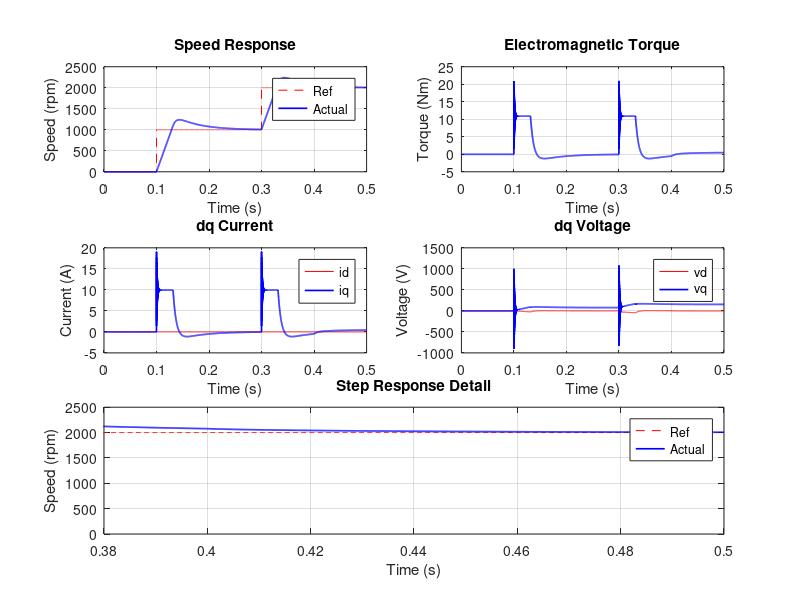

MATLAB code for this plot:
%% 永磁同步电机矢量控制仿真
% 功能：PMSM id=0 矢量控制，含转速环和电流环 PI 控制
% 兼容版本：MATLAB R2016b

clc; close all;

%% 电机参数
pmsm.Rs = 0.958;             % 定子电阻 [Ohm]
pmsm.Ld = 0.00525;           % d轴电感 [H]
pmsm.Lq = 0.00525;           % q轴电感 [H]
pmsm.psi = 0.1827;           % 永磁体磁链 [Wb]
pmsm.P = 4;                  % 极对数
pmsm.J = 0.003;              % 转动惯量 [kg*m^2]
pmsm.B = 0.0001;             % 摩擦系数 [Nm*s/rad]

%% 仿真参数
Ts = 1e-4;                   % 仿真步长 [s]
T = 0.5;                     % 仿真时长 [s]
t = 0:Ts:T;                  % 时间向量
n = length(t);

%% PI 控制器参数
Kp_i = 100;                  % 电流环比例增益
Ki_i = 2000;                 % 电流环积分增益
Kp_s = 0.5;                  % 转速环比例增益
Ki_s = 10;                   % 转速环积分增益

%% 参考信号和负载
w_ref = 0*(t<0.1) + 1000*(t>=0.1 & t<0.3) + 2000*(t>=0.3);   % 转速参考 [rpm]
TL = 0.5*(t>0.4);                                               % 负载转矩 [Nm]

%% 状态变量初始化
id = 0; iq = 0; wm = 0; id_ref = 0;
ei_d = 0; ei_q = 0; ew = 0;

%% 日志预分配
id_log = zeros(1,n); iq_log = zeros(1,n); wm_log = zeros(1,n);
vd_log = zeros(1,n); vq_log = zeros(1,n); Te_log = zeros(1,n);

%% 仿真主循环
for k = 1:n
    % 转速环 PI
    e = (w_ref(k) - wm*30/pi)*(pi/30);
    ew = ew + e*Ts;
    iq_ref = max(min(Kp_s*e + Ki_s*ew, 10), -10);

    % d轴电流环 PI
    ei_d = ei_d + (id_ref-id)*Ts;
    vd = Kp_i*(id_ref-id) + Ki_i*ei_d;

    % q轴电流环 PI
    ei_q = ei_q + (iq_ref-iq)*Ts;
    vq = Kp_i*(iq_ref-iq) + Ki_i*ei_q;

    % 前馈解耦
    vd = vd - pmsm.Lq*pmsm.P*wm*iq;
    vq = vq + pmsm.psi*pmsm.P*wm + pmsm.Ld*pmsm.P*wm*id;

    % 电流更新（前向欧拉法）
    id = id + (vd - pmsm.Rs*id + pmsm.Lq*pmsm.P*wm*iq)/pmsm.Ld*Ts;
    iq = iq + (vq - pmsm.Rs*iq - pmsm.psi*pmsm.P*wm - pmsm.Ld*pmsm.P*wm*id)/pmsm.Lq*Ts;

    % 电磁转矩
    Te = 1.5*pmsm.P*(pmsm.psi*iq + (pmsm.Ld-pmsm.Lq)*id*iq);

    % 机械方程
    wm = wm + (Te - pmsm.B*wm - TL(k))/pmsm.J*Ts;

    % 记录日志
    id_log(k)=id; iq_log(k)=iq; wm_log(k)=wm*30/pi;
    vd_log(k)=vd; vq_log(k)=vq; Te_log(k)=Te;
end

%% 绘图
figure('Position', [100 100 900 700]);

subplot(3,2,1);
plot(t, w_ref, 'r--', t, wm_log, 'b-', 'LineWidth', 1.2);
xlabel('Time (s)'); ylabel('Speed (rpm)');
legend('Ref', 'Actual'); grid on; title('Speed Response');

subplot(3,2,2);
plot(t, Te_log, 'b-', 'LineWidth', 1.2);
xlabel('Time (s)'); ylabel('Torque (Nm)');
grid on; title('Electromagnetic Torque');

subplot(3,2,3);
plot(t, id_log, 'r-', t, iq_log, 'b-', 'LineWidth', 1.2);
xlabel('Time (s)'); ylabel('Current (A)');
legend('id', 'iq'); grid on; title('dq Current');

subplot(3,2,4);
plot(t, vd_log, 'r-', t, vq_log, 'b-', 'LineWidth', 1.2);
xlabel('Time (s)'); ylabel('Voltage (V)');
legend('vd', 'vq'); grid on; title('dq Voltage');

subplot(3,2,5:6);
plot(t, w_ref, 'r--', t, wm_log, 'b-', 'LineWidth', 1.2);
xlim([0.38 0.5]); xlabel('Time (s)'); ylabel('Speed (rpm)');
legend('Ref', 'Actual'); grid on; title('Step Response Detail');

%% 输出结果
fprintf('===== PMSM FOC Results =====\n');
fprintf('Speed error: %.2f rpm\n', abs(wm_log(end)-w_ref(end)));
fprintf('Peak torque: %.3f Nm\n', max(Te_log));
